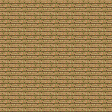

Rendered tile map (Tiled .tmx) drawn with the repository's tilesets; below, a short description and the full map source, tile grids included:
An orthogonal 7x7 tile map with 16x16 px tiles, 7 tile layers (Ebene 0, Ebene 1, Ebene 2, Ebene 3, ...).

<map version="1.0" orientation="orthogonal" width="7" height="7" tilewidth="16" tileheight="16">
 <properties>
  <property name="offset" value="-1" />
 </properties>
 <tileset firstgid="1" source="MC Realms.tsx" />
 <layer name="Ebene 0" width="7" height="7">
  <data>
   <tile gid="25" />
   <tile gid="25" />
   <tile gid="25" />
   <tile gid="25" />
   <tile gid="25" />
   <tile gid="25" />
   <tile gid="25" />
   <tile gid="25" />
   <tile gid="25" />
   <tile gid="25" />
   <tile gid="25" />
   <tile gid="25" />
   <tile gid="25" />
   <tile gid="25" />
   <tile gid="25" />
   <tile gid="25" />
   <tile gid="25" />
   <tile gid="25" />
   <tile gid="25" />
   <tile gid="25" />
   <tile gid="25" />
   <tile gid="25" />
   <tile gid="25" />
   <tile gid="25" />
   <tile gid="25" />
   <tile gid="25" />
   <tile gid="25" />
   <tile gid="25" />
   <tile gid="25" />
   <tile gid="25" />
   <tile gid="25" />
   <tile gid="25" />
   <tile gid="25" />
   <tile gid="25" />
   <tile gid="25" />
   <tile gid="25" />
   <tile gid="25" />
   <tile gid="25" />
   <tile gid="25" />
   <tile gid="25" />
   <tile gid="25" />
   <tile gid="25" />
   <tile gid="25" />
   <tile gid="25" />
   <tile gid="25" />
   <tile gid="25" />
   <tile gid="25" />
   <tile gid="25" />
   <tile gid="25" />
  </data>
 </layer>
 <layer name="Ebene 1" width="7" height="7">
  <data>
   <tile gid="0" />
   <tile gid="25" />
   <tile gid="25" />
   <tile gid="146" />
   <tile gid="25" />
   <tile gid="25" />
   <tile gid="0" />
   <tile gid="0" />
   <tile gid="5" />
   <tile gid="0" />
   <tile gid="0" />
   <tile gid="0" />
   <tile gid="5" />
   <tile gid="0" />
   <tile gid="0" />
   <tile gid="5" />
   <tile gid="0" />
   <tile gid="0" />
   <tile gid="0" />
   <tile gid="5" />
   <tile gid="0" />
   <tile gid="0" />
   <tile gid="5" />
   <tile gid="0" />
   <tile gid="0" />
   <tile gid="0" />
   <tile gid="5" />
   <tile gid="0" />
   <tile gid="0" />
   <tile gid="5" />
   <tile gid="0" />
   <tile gid="0" />
   <tile gid="0" />
   <tile gid="5" />
   <tile gid="0" />
   <tile gid="0" />
   <tile gid="5" />
   <tile gid="0" />
   <tile gid="61" />
   <tile gid="0" />
   <tile gid="5" />
   <tile gid="0" />
   <tile gid="0" />
   <tile gid="25" />
   <tile gid="25" />
   <tile gid="25" />
   <tile gid="25" />
   <tile gid="25" />
   <tile gid="0" />
  </data>
 </layer>
 <layer name="Ebene 2" width="7" height="7">
  <data>
   <tile gid="0" />
   <tile gid="25" />
   <tile gid="25" />
   <tile gid="0" />
   <tile gid="25" />
   <tile gid="25" />
   <tile gid="0" />
   <tile gid="0" />
   <tile gid="5" />
   <tile gid="0" />
   <tile gid="0" />
   <tile gid="91" />
   <tile gid="5" />
   <tile gid="0" />
   <tile gid="0" />
   <tile gid="5" />
   <tile gid="0" />
   <tile gid="0" />
   <tile gid="0" />
   <tile gid="5" />
   <tile gid="0" />
   <tile gid="0" />
   <tile gid="0" />
   <tile gid="0" />
   <tile gid="0" />
   <tile gid="0" />
   <tile gid="0" />
   <tile gid="0" />
   <tile gid="0" />
   <tile gid="5" />
   <tile gid="0" />
   <tile gid="0" />
   <tile gid="0" />
   <tile gid="5" />
   <tile gid="0" />
   <tile gid="0" />
   <tile gid="5" />
   <tile gid="0" />
   <tile gid="61" />
   <tile gid="0" />
   <tile gid="5" />
   <tile gid="0" />
   <tile gid="0" />
   <tile gid="25" />
   <tile gid="25" />
   <tile gid="0" />
   <tile gid="25" />
   <tile gid="25" />
   <tile gid="0" />
  </data>
 </layer>
 <layer name="Ebene 3" width="7" height="7">
  <data>
   <tile gid="0" />
   <tile gid="25" />
   <tile gid="25" />
   <tile gid="25" />
   <tile gid="25" />
   <tile gid="25" />
   <tile gid="0" />
   <tile gid="0" />
   <tile gid="5" />
   <tile gid="0" />
   <tile gid="0" />
   <tile gid="0" />
   <tile gid="5" />
   <tile gid="0" />
   <tile gid="0" />
   <tile gid="5" />
   <tile gid="0" />
   <tile gid="0" />
   <tile gid="0" />
   <tile gid="5" />
   <tile gid="0" />
   <tile gid="0" />
   <tile gid="5" />
   <tile gid="69" />
   <tile gid="0" />
   <tile gid="0" />
   <tile gid="5" />
   <tile gid="0" />
   <tile gid="0" />
   <tile gid="5" />
   <tile gid="0" />
   <tile gid="0" />
   <tile gid="0" />
   <tile gid="5" />
   <tile gid="0" />
   <tile gid="0" />
   <tile gid="5" />
   <tile gid="0" />
   <tile gid="0" />
   <tile gid="0" />
   <tile gid="5" />
   <tile gid="0" />
   <tile gid="0" />
   <tile gid="25" />
   <tile gid="25" />
   <tile gid="25" />
   <tile gid="25" />
   <tile gid="25" />
   <tile gid="0" />
  </data>
 </layer>
 <layer name="Ebene 4" width="7" height="7">
  <data>
   <tile gid="5" />
   <tile gid="5" />
   <tile gid="5" />
   <tile gid="5" />
   <tile gid="5" />
   <tile gid="5" />
   <tile gid="5" />
   <tile gid="5" />
   <tile gid="0" />
   <tile gid="0" />
   <tile gid="0" />
   <tile gid="0" />
   <tile gid="0" />
   <tile gid="5" />
   <tile gid="5" />
   <tile gid="0" />
   <tile gid="0" />
   <tile gid="0" />
   <tile gid="0" />
   <tile gid="0" />
   <tile gid="5" />
   <tile gid="5" />
   <tile gid="0" />
   <tile gid="0" />
   <tile gid="0" />
   <tile gid="0" />
   <tile gid="0" />
   <tile gid="5" />
   <tile gid="5" />
   <tile gid="0" />
   <tile gid="0" />
   <tile gid="0" />
   <tile gid="0" />
   <tile gid="0" />
   <tile gid="5" />
   <tile gid="5" />
   <tile gid="0" />
   <tile gid="0" />
   <tile gid="0" />
   <tile gid="0" />
   <tile gid="0" />
   <tile gid="5" />
   <tile gid="5" />
   <tile gid="5" />
   <tile gid="5" />
   <tile gid="5" />
   <tile gid="5" />
   <tile gid="5" />
   <tile gid="5" />
  </data>
 </layer>
 <layer name="Ebene 5" width="7" height="7">
  <data>
   <tile gid="0" />
   <tile gid="5" />
   <tile gid="5" />
   <tile gid="5" />
   <tile gid="5" />
   <tile gid="5" />
   <tile gid="0" />
   <tile gid="0" />
   <tile gid="5" />
   <tile gid="0" />
   <tile gid="0" />
   <tile gid="0" />
   <tile gid="5" />
   <tile gid="0" />
   <tile gid="0" />
   <tile gid="5" />
   <tile gid="0" />
   <tile gid="0" />
   <tile gid="0" />
   <tile gid="5" />
   <tile gid="0" />
   <tile gid="0" />
   <tile gid="5" />
   <tile gid="0" />
   <tile gid="0" />
   <tile gid="0" />
   <tile gid="5" />
   <tile gid="0" />
   <tile gid="0" />
   <tile gid="5" />
   <tile gid="0" />
   <tile gid="0" />
   <tile gid="0" />
   <tile gid="5" />
   <tile gid="0" />
   <tile gid="0" />
   <tile gid="5" />
   <tile gid="0" />
   <tile gid="0" />
   <tile gid="0" />
   <tile gid="5" />
   <tile gid="0" />
   <tile gid="0" />
   <tile gid="5" />
   <tile gid="5" />
   <tile gid="5" />
   <tile gid="5" />
   <tile gid="5" />
   <tile gid="0" />
  </data>
 </layer>
 <layer name="Ebene 6" width="7" height="7">
  <data>
   <tile gid="0" />
   <tile gid="0" />
   <tile gid="5" />
   <tile gid="5" />
   <tile gid="5" />
   <tile gid="0" />
   <tile gid="0" />
   <tile gid="0" />
   <tile gid="0" />
   <tile gid="5" />
   <tile gid="5" />
   <tile gid="5" />
   <tile gid="0" />
   <tile gid="0" />
   <tile gid="0" />
   <tile gid="0" />
   <tile gid="5" />
   <tile gid="5" />
   <tile gid="5" />
   <tile gid="0" />
   <tile gid="0" />
   <tile gid="0" />
   <tile gid="0" />
   <tile gid="5" />
   <tile gid="5" />
   <tile gid="5" />
   <tile gid="0" />
   <tile gid="0" />
   <tile gid="0" />
   <tile gid="0" />
   <tile gid="5" />
   <tile gid="5" />
   <tile gid="5" />
   <tile gid="0" />
   <tile gid="0" />
   <tile gid="0" />
   <tile gid="0" />
   <tile gid="5" />
   <tile gid="5" />
   <tile gid="5" />
   <tile gid="0" />
   <tile gid="0" />
   <tile gid="0" />
   <tile gid="0" />
   <tile gid="5" />
   <tile gid="5" />
   <tile gid="5" />
   <tile gid="0" />
   <tile gid="0" />
  </data>
 </layer>
</map>
